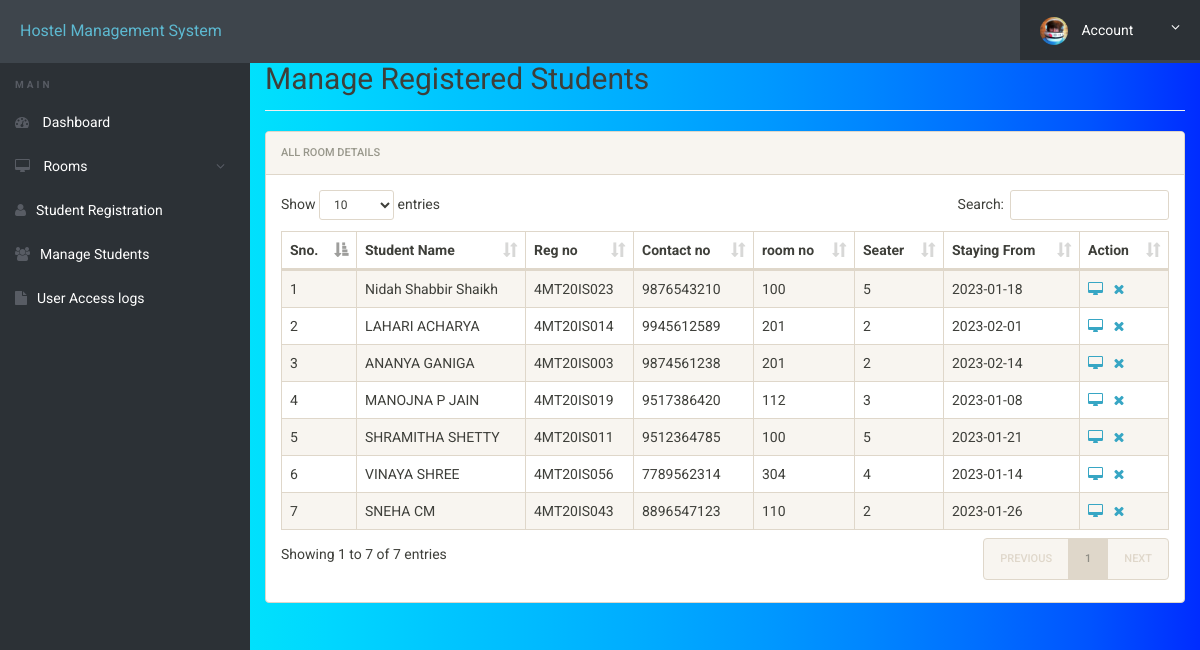
Screenshot of /admin/manage-students.php (signed in) with the database file from the repository.
### tables this page shows
CREATE TABLE IF NOT EXISTS `registration` (
  `id` int(11) NOT NULL AUTO_INCREMENT,
  `roomno` int(11) DEFAULT NULL,
  `seater` int(11) DEFAULT NULL,
  `feespm` int(11) DEFAULT NULL,
  `foodstatus` int(11) DEFAULT NULL,
  `stayfrom` date DEFAULT NULL,
  `duration` int(11) DEFAULT NULL,
  `regno` varchar(10) DEFAULT NULL,
  `egycontactno` bigint(11) DEFAULT NULL,
  `guardianName` varchar(30) DEFAULT NULL,
  `guardianRelation` varchar(50) DEFAULT NULL,
  `guardianContactno` bigint(11) DEFAULT NULL,
  `pmntAddress` varchar(500) DEFAULT NULL,
  `pmntCity` varchar(50) DEFAULT NULL,
  `pmnatetState` varchar(50) DEFAULT NULL,
  `pmntPincode` int(11) DEFAULT NULL,
  `postingDate` timestamp NULL DEFAULT CURRENT_TIMESTAMP,
  `updationDate` varchar(500) DEFAULT NULL,
  PRIMARY KEY (`id`),
  UNIQUE KEY `regno` (`regno`),
  KEY `roomno_fk` (`roomno`)
);

CREATE TABLE IF NOT EXISTS `userregistration` (
  `id` int(11) NOT NULL AUTO_INCREMENT,
  `regNo` varchar(255) DEFAULT NULL,
  `firstName` varchar(255) DEFAULT NULL,
  `middleName` varchar(255) DEFAULT NULL,
  `lastName` varchar(255) DEFAULT NULL,
  `gender` varchar(255) DEFAULT NULL,
  `contactNo` bigint(20) DEFAULT NULL,
  `email` varchar(255) DEFAULT NULL,
  `password` varchar(255) DEFAULT NULL,
  `regDate` timestamp NULL DEFAULT CURRENT_TIMESTAMP,
  `updationDate` varchar(45) DEFAULT NULL,
  `passUdateDate` varchar(45) DEFAULT NULL,
  PRIMARY KEY (`id`),
  UNIQUE KEY `regNo` (`regNo`),
  KEY `email` (`email`)
);

### admin/manage-students.php (the view, shortened to what this page needs)
<?php
include('includes/config.php');
?>
<!doctype html>
<html lang="en" class="no-js">
<head>
<link rel="stylesheet" href="css/font-awesome.min.css">
<link rel="stylesheet" href="css/bootstrap.min.css">
<link rel="stylesheet" href="css/dataTables.bootstrap.min.css">
<link rel="stylesheet" href="css/bootstrap-social.css">
<link rel="stylesheet" href="css/bootstrap-select.css">
<link rel="stylesheet" href="css/fileinput.min.css">
<link rel="stylesheet" href="css/awesome-bootstrap-checkbox.css">
<link rel="stylesheet" href="css/style.css">
</head>
<body>
<?php include('includes/header.php');?>
<div class="ts-main-content">
	<?php include('includes/sidebar.php');?>
	<div class="content-wrapper">
		<div class="container-fluid">
			<div class="row">
				<div class="col-md-12">
					<h2 class="page-title" style="margin-top:4%">Manage Registered Students</h2>
					<div class="panel panel-default">
						<div class="panel-heading">All Room Details</div>
						<div class="panel-body">
							<table id="zctb" class="display table table-striped table-bordered table-hover" cellspacing="0" width="100%">
								<thead>
									<tr>
										<th>Sno.</th>
										<th>Student Name</th>
										<th>Reg no</th>
										<th>Contact no </th>
										<th>room no  </th>
										<th>Seater </th>
										<th>Staying From </th>
										<th>Action</th>
									</tr>
								</thead>
								<tbody>
									<?php
									$ret="select * from registration";
									$stmt= $mysqli->prepare($ret) ;
$stmt->execute() ;
$res=$stmt->get_result();
$cnt=1;
while($row=$res->fetch_object())
{
$ret1="select firstName,middleName,lastName,contactNo from userregistration where regno = ?";
$stmt1= $mysqli->prepare($ret1) ;
$stmt1->bind_param('s',$row->regno);
$stmt1->execute() ;
$stmt1->bind_result($fname,$mname,$lname,$cno);
?>
<tr><td><?php echo $cnt;;?></td>
	<td><?php
	echo "$fname $mname $lname";
?></td>
	<td><?php echo $row->regno;?></td>
	<td><?php echo $cno;?></td>
	<td><?php echo $row->roomno;?></td>
	<td><?php echo $row->seater;?></td>
	<td><?php echo $row->stayfrom;?></td>
	<td>
		<a href="student-details.php?regno=<?php echo $row->regno;?>" title="View Full Details"><i class="fa fa-desktop"></i></a>&nbsp;&nbsp;
		<a href="manage-students.php?del=<?php echo $row->regno;?>" title="Delete Record" onclick="return confirm('Do you want to delete');"><i class="fa fa-close"></i></a></td>
	</tr>
	<?php
	$cnt=$cnt+1;
} ?>
</tbody>
</table>
</div>
</div>
</div>
</div>
</div>
</div>
</div>
</body>
</html>

### admin/css/style.css (style rules this page uses)
html { font-size: 14px; }
@media only screen and (min-width: 480px) { html { font-size: 17px; } }
@media only screen and (min-width: 768px) { html { font-size: 14px; } }
body { font-size: 1em; background-image: linear-gradient(to right, #00ffde, #00f3ef, #00e5fb, #00d7ff, #00c7ff, #00b9ff, #00aaff, #0099ff, #0085ff, #006eff, #0053ff, #002cff); }
a { color: #37a6c4; }
.panel { overflow: hidden; }
.page-title { padding-bottom: 15px; margin-bottom: 20px; border-bottom: 1px solid #f0f0f0; }
.ts-main-content .content-wrapper { padding-top: 15px; margin-top: 10px; }
@media only screen and (min-width: 992px) { .ts-main-content .content-wrapper { margin-left: 250px; } }

### rows the page displays
registration: userregistration.firstName "Nidah", userregistration.middleName "Shabbir", userregistration.lastName "Shaikh", regno "4MT20IS023", userregistration.contactNo "9876543210", roomno "100", seater "5", stayfrom "2023-01-18"
registration: userregistration.firstName "LAHARI", userregistration.lastName "ACHARYA", regno "4MT20IS014", userregistration.contactNo "9945612589", roomno "201", seater "2", stayfrom "2023-02-01"
registration: userregistration.firstName "ANANYA", userregistration.lastName "GANIGA", regno "4MT20IS003", userregistration.contactNo "9874561238", roomno "201", seater "2", stayfrom "2023-02-14"
registration: userregistration.firstName "MANOJNA", userregistration.middleName "P", userregistration.lastName "JAIN", regno "4MT20IS019", userregistration.contactNo "9517386420", roomno "112", seater "3", stayfrom "2023-01-08"
registration: userregistration.firstName "SHRAMITHA", userregistration.lastName "SHETTY", regno "4MT20IS011", userregistration.contactNo "9512364785", roomno "100", seater "5", stayfrom "2023-01-21"
registration: userregistration.firstName "VINAYA", userregistration.lastName "SHREE", regno "4MT20IS056", userregistration.contactNo "7789562314", roomno "304", seater "4", stayfrom "2023-01-14"
registration: userregistration.firstName "SNEHA", userregistration.lastName "CM", regno "4MT20IS043", userregistration.contactNo "8896547123", roomno "110", seater "2", stayfrom "2023-01-26"
